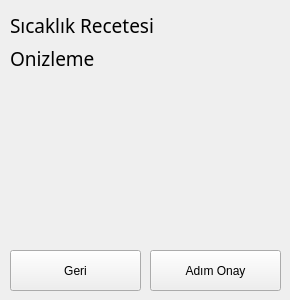
        <widget class="QWidget" name="page_27">
         <widget class="QCustomPlot" name="tPreview" native="true">
          <property name="geometry">
           <rect>
            <x>10</x>
            <y>80</y>
            <width>271</width>
            <height>161</height>
           </rect>
          </property>
         </widget>
         <widget class="QLabel" name="label_74">
          <property name="geometry">
           <rect>
            <x>10</x>
            <y>10</y>
            <width>211</width>
            <height>31</height>
           </rect>
          </property>
          <property name="font">
           <font>
            <family>Gill Sans MT</family>
            <pointsize>14</pointsize>
            <weight>9</weight>
            <italic>false</italic>
            <bold>false</bold>
           </font>
          </property>
          <property name="text">
           <string>Sıcaklık Recetesi</string>
          </property>
         </widget>
         <widget class="QPushButton" name="bTSaveStep">
          <property name="geometry">
           <rect>
            <x>150</x>
            <y>250</y>
            <width>131</width>
            <height>41</height>
           </rect>
          </property>
          <property name="text">
           <string>Adım Onay</string>
          </property>
         </widget>
         <widget class="QPushButton" name="bTBack3">
          <property name="geometry">
           <rect>
            <x>10</x>
            <y>250</y>
            <width>131</width>
            <height>41</height>
           </rect>
          </property>
          <property name="text">
           <string>Geri</string>
          </property>
         </widget>
         <widget class="QLabel" name="label_68">
          <property name="geometry">
           <rect>
            <x>10</x>
            <y>50</y>
            <width>231</width>
            <height>16</height>
           </rect>
          </property>
          <property name="font">
           <font>
            <family>Gill Sans MT</family>
            <pointsize>14</pointsize>
            <weight>9</weight>
            <italic>false</italic>
            <bold>false</bold>
           </font>
          </property>
          <property name="text">
           <string>Önizleme</string>
          </property>
         </widget>
        </widget>
